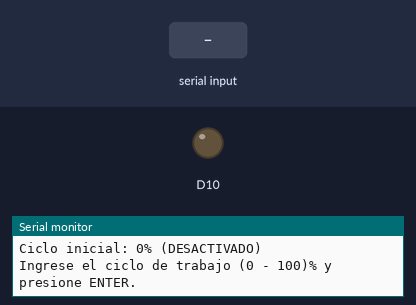
The program below on a simulated STM32 Nucleo. Parts: output pins drawn as LEDs (lit = HIGH), the last lines printed to the serial monitor. The test bench sets the inputs (shaded band).

Above: at 1.5 s.
1.6 s: "90,45\n" received over Serial
At 2.0 s:
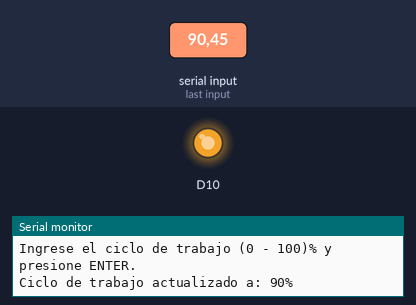
3.1 s: "30,150\n" received over Serial
At 4.3 s:
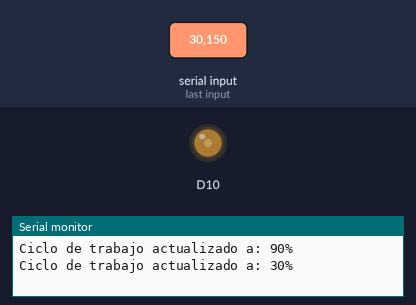
4.6 s: "5\n" received over Serial
At 5.5 s:
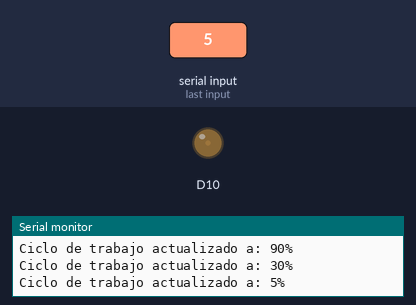
6.1 s: "90\n" received over Serial
At 6.6 s:
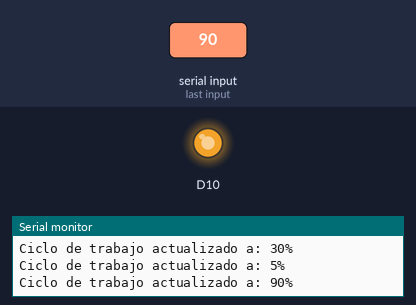
Timing chart, 0 to 8.6 s (numbered marks = the images above; inputs shaded):
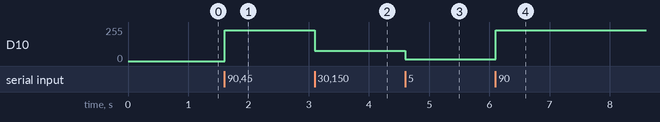

The program:

main.cpp
```cpp
#include <Arduino.h>

HardwareTimer timer4(TIM4);

int freq = 1000; //Frecuencia inicial en Hz
int duty = 0;    // Ciclo de trabajo inicial en %

void flushSerialIn() {
  while (Serial.available()) Serial.read();
}

void updatePWM() {
  timer4.setPWM(1, D10, freq, 0);
  delay(2);
  uint32_t arr = timer4.getOverflow();
  uint32_t pulse = (arr * duty) / 100;
  timer4.setCaptureCompare(1, pulse);
}

void setup() {
  Serial.begin(115200);
  delay(300);

  Serial.println("\n=== CONTROL PWM NUCLEO-F446RE ===");
  Serial.println("Salida PWM: D10 (TIM4_CH1)");
  Serial.println("Frecuencia: 1000 Hz");
  Serial.println("Ciclo inicial: 0% (DESACTIVADO)");
  Serial.println("\nIngrese el ciclo de trabajo (0 - 100)% y presione ENTER.\n");

  updatePWM(); // Inicia en 0%
}

void loop() {

  if (!Serial.available()) return;

  duty = Serial.parseInt(); // Leer número ingresado

  flushSerialIn(); // LIMPIA LOS '\n' Y '\r'

  // Validar rango
  duty = constrain(duty, 0, 100);

  updatePWM(); // Aplicar el nuevo PWM

  Serial.print("Ciclo de trabajo actualizado a: ");
  Serial.print(duty);
  Serial.println("% \n");
}
```

Measured:
- after the input at 1.6 s, D10: 0/255 → 229/255 at once
- after the input at 3.1 s, D10: 229/255 → 76/255 at once
- after the input at 4.6 s, D10: 76/255 → 12/255 at once
- after the input at 6.1 s, D10: 12/255 → 229/255 at once
